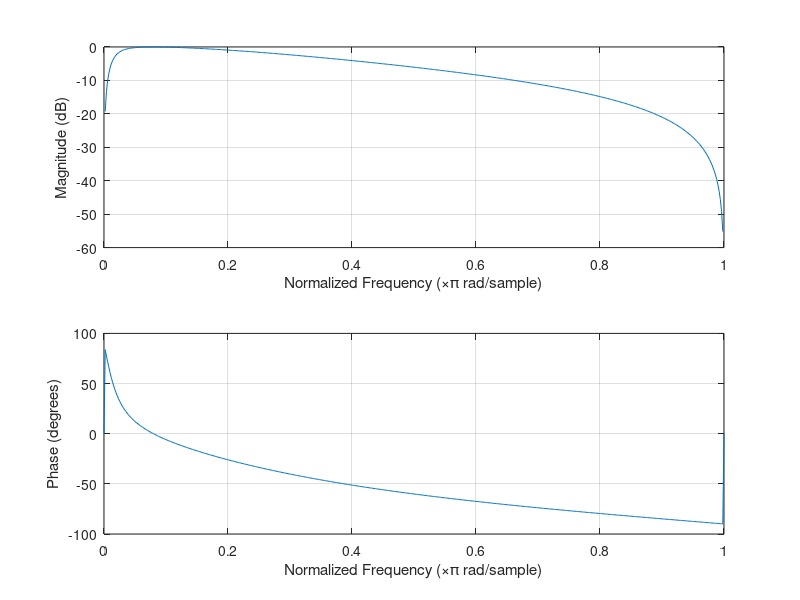

This chart was generated by the following MATLAB code:
clear all;

addpath('/usr/share/octave/packages/signal-1.3.2'); %incluye el specgram

load intensidad_RGB.mat; % brillo, 1 es R, 2 es G, 3 es B.

video_length = length(brillo);

frec_video = 29.37; %frecuencia muestreo video
t_video = 1/(frec_video); %tiempo muestreo video

ejeXvideo = 0 : t_video : ((video_length-1)*t_video);

[b, a] = butter( 1, [0.5/frec_video , 10/frec_video]);

%f = linspace(-frec_video/2, frec_video/2, video_length);

figure;
freqz(b,a);
%subplot(2,1,1);
%plot(abs([b,a]));
%subplot(2,1,2);
%plot(angle([b,a]));
%xlabel('t [s]');
%ylabel('brillo [dB]');
%title('Titulo');
print -djpg imagenes/punto_4_diagrama_filtro_cardiometro.jpg; %Octave
grid minor;

